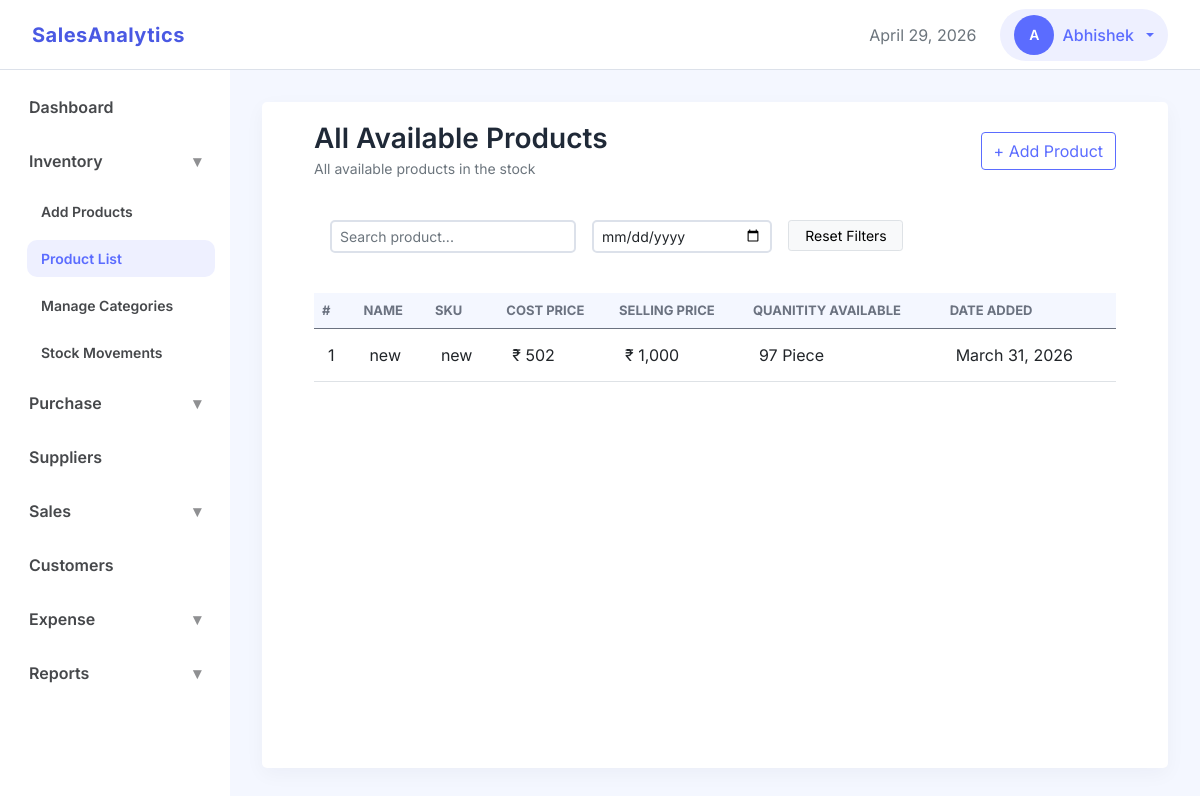
The app's page /inventory/list/ (signed in), older data.
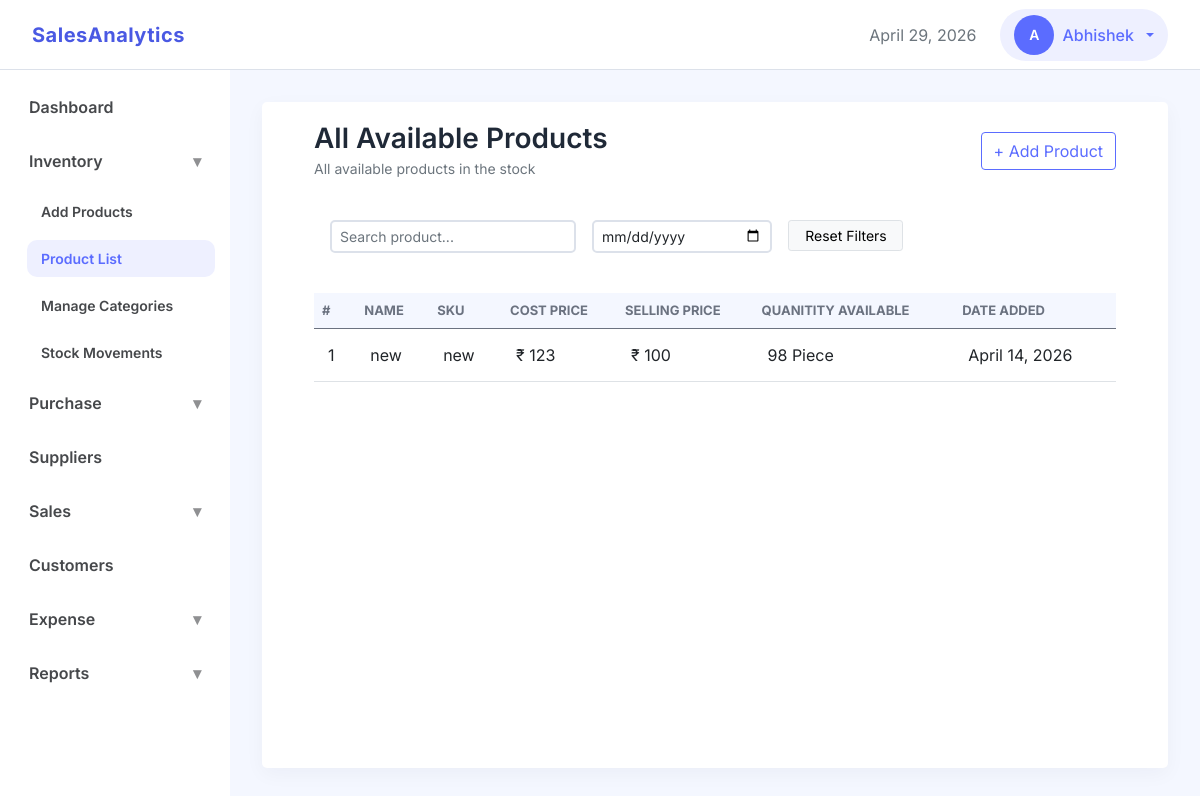
The same page, newer data.
### inventory/models.py (models this page shows, shortened)
class Product(models.Model):
    class UnitChoices(models.TextChoices):
        PIECE = 'pcs', 'Piece'
        KILOGRAM = 'kg', 'KG'
        LITER = 'l', 'Liter'
        GRAM = 'g', 'Gram'
        METER = 'm', 'Meter'
        BOX = 'box', 'Box'
        PACK = 'pack', 'Pack'
    name = models.CharField(max_length=100)
    description = models.TextField(blank=True)
    sku = models.CharField(max_length=100, unique=True)
    category = models.ForeignKey(
        ProductCategory, on_delete=models.PROTECT,
        db_index=True,
        related_name='products'
        )
    current_avg_cost = models.DecimalField(
        max_digits=12,
        decimal_places=2,
        blank=True,
        null=True
        )
    selling_price = models.DecimalField(
        max_digits=12,
        decimal_places=2
        )
    current_stock = models.IntegerField(
        default=0,
        validators=[MinValueValidator(0)]
        )
    unit = models.CharField(
        max_length=20,
        choices=UnitChoices.choices
        )
    reorder_level = models.IntegerField(
        default=0,
        validators=[MinValueValidator(0)]
        )
    is_active = models.BooleanField(default=True)
    business = models.ForeignKey('business.Business', on_delete=models.CASCADE, related_name='products')
    created_by = models.ForeignKey('accounts.User', on_delete=models.SET_NULL, null=True, blank=True, related_name='created_products')
    created_at = models.DateTimeField(auto_now_add=True)
    updated_at = models.DateTimeField(auto_now=True)

### inventory/views.py (the view)
# urls.py: path('list/', views.ProductListView.as_view(), name='product_list'),
class ProductListView(ListView):
    model = Product
    template_name = 'inventory/product_list.html'
    context_object_name = 'products'
    def get_queryset(self):
        return Product.objects.filter(business_id=get_business_id(self.request)).order_by('-created_at')

### core/context_processors.py (called while the page is built)
def user_role(request):
    if request.user.is_authenticated:
        business_id = request.session.get('business_id')
        if business_id:
            membership = Membership.objects.filter(
                business_id=business_id,
                user=request.user
            ).first()
            if membership:
                return {'user_role': membership.role}
    return {'user_role': None}

### dashboard/templatetags/navigation_tags.py (called while the page is built)
@register.simple_tag(takes_context=True)
def active(context, *url_names):
    request = context['request']
    current_url = request.resolver_match.url_name
    if current_url in url_names:
        return 'active'
    return ''

@register.simple_tag(takes_context=True)
def show_menu(context, *url_names):
    request = context['request']
    current_url = request.resolver_match.url_name
    if current_url in url_names:
        return 'show'
    return ''

### inventory/views.py (called while the page is built)
def get_business_id(request):
    return request.session.get('business_id')

### templates/inventory/product_list.html (shortened to what this page needs)
{% extends "base.html" %}
{% load static %}
{% load humanize %}
{% block css_files%}
    <link rel="stylesheet" href="{% static 'css/apps/list.css' %}">
{% endblock %}
{% block content %}
<div class="container-fluid">
    <div class="d-flex justify-content-between align-items-center mb-4">
        <div>
            <h3 class="section-title mb-0">All Available Products</h3>
            <small class="text-muted">All available products in the stock</small>
        </div>
        <a href="{% url 'add_product' %}" class="btn btn-secondary">
            + Add Product
        </a>
    </div>
    <div class=" mb-4 p-3">
        <div class="row g-3">
            <div class="col-md-4">
                <input type="text" id="search_field"
                       class="form-control form-control-sm"
                       placeholder="Search product...">
            </div>
            <div class="col-md-3">
                <input type="date" id="date_field" class="form-control  form-control-sm">
            </div>
            <div class="col-md-2">
                <button id="reset_filters" class="btn btn-sm btn-light border w-100">
                    Reset Filters
                </button>
            </div>
        </div>
    </div>
    <div class="">
        <div class="table-responsive">
            <table class="table table-hover align-middle data-table mb-0">
                <thead>
                    <tr>
                        <th>#</th>
                        <th>Name</th>
                        <th>SKU</th>
                        <th>cost Price</th>
                        <th>Selling Price</th>
                        <th>Quanitity Available</th>
                        <th>Date Added</th>
                    </tr>
                </thead>
                <tbody id="products_tbody">
                    {% for product in products %}
                    <tr class="clickable-row" data-url="{% url 'product_detail' product.id %}">
                        <td>{{ forloop.counter }}</td>
                        <td>
                            {{ product.name }}
                        </td>
                        <td>{{ product.sku }}</td>
                        <td>
                            ₹ {{ product.current_avg_cost|floatformat:0|intcomma }}
                        </td>
                        <td>
                            ₹ {{ product.selling_price|floatformat:0|intcomma }}
                        </td>
                        <td>
                            {{ product.current_stock  }} {{ product.get_unit_display }}
                        </td>
                        <td>
                            {{ product.created_at|date }}
                        </td>
                    </tr>
                    {% empty %}
                    <tr>
                        <td colspan="7" class="text-center py-4 text-muted">
                            No products recorded
                        </td>
                    </tr>
                    {% endfor %}
                </tbody>
            </table>
        </div>
    </div>
</div>
{% endblock %}

Row changes from the older to the newer data that the page shows:
changed Product "new": current_avg_cost "502" → "123"; selling_price "1,000" → "100"; current_stock "97" → "98"; created_at "March 31, 2026" → "April 14, 2026"
